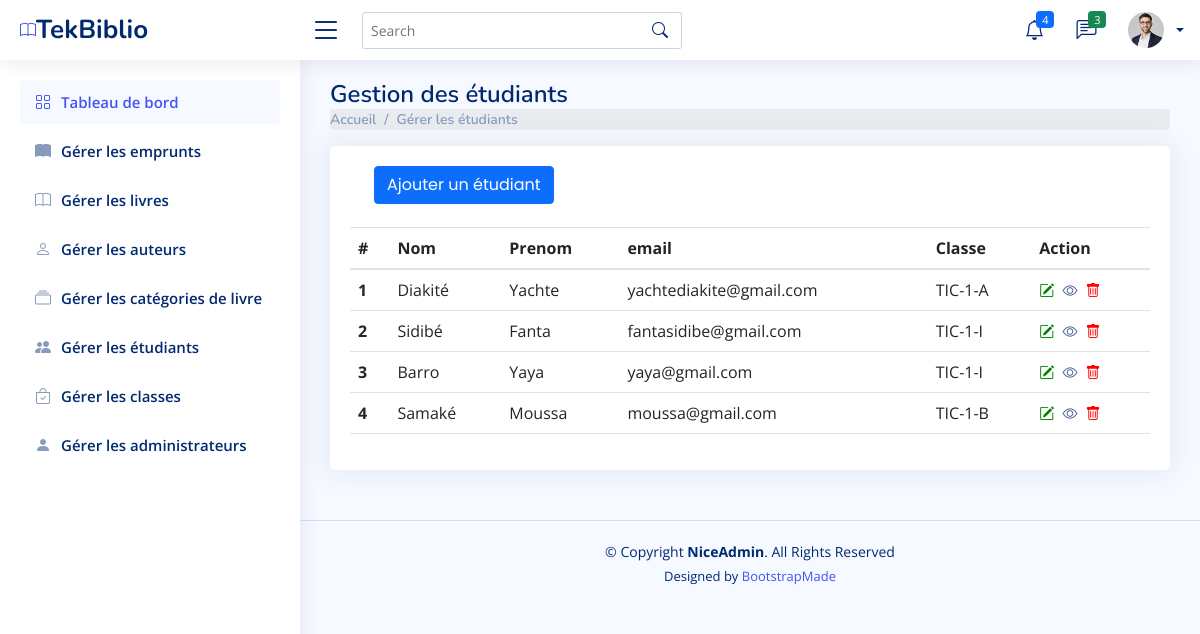
/education/admin/etudiant.php, run on the app's committed database.
### tables this page shows
CREATE TABLE IF NOT EXISTS `eleve` (
  `id_eleve` int NOT NULL AUTO_INCREMENT,
  `nom` varchar(50) NOT NULL,
  `prenom` varchar(100) NOT NULL,
  `email` varchar(100) NOT NULL,
  `mot_de_passe_eleve` varchar(100) NOT NULL,
  `otp_eleve` varchar(6) DEFAULT NULL,
  `id_classe` int NOT NULL,
  PRIMARY KEY (`id_eleve`),
  UNIQUE KEY `email` (`email`),
  KEY `id_classe` (`id_classe`),
  KEY `email_2` (`email`)
);

CREATE TABLE IF NOT EXISTS `classe` (
  `id_classe` int NOT NULL AUTO_INCREMENT,
  `libelle` varchar(50) NOT NULL,
  `effectif` int DEFAULT NULL,
  PRIMARY KEY (`id_classe`)
);

### education/admin/etudiant.php (the view, shortened to what this page needs)
<?php
    require "includes/header.php";
?>
    <main id="main" class="main">
        <div class="pagetitle">
            <h1>Gestion des étudiants</h1>
            <nav>
                <ol class="breadcrumb">
                    <li class="breadcrumb-item"><a href="index.html">Accueil</a></li>
                    <li class="breadcrumb-item">Gérer les étudiants</li>
                </ol>
            </nav>
        </div>
        <section class="section">
            <div class="row">
                <div class="col-lg-12">
                    <div class="card">
                        <div class="card-body">
                            <div class="card-title">
                                <div class="container">
                                <div class="row">
                                    <div class="col-md-12 text-left">
                                    <button type="button" class="btn btn-primary" data-toggle="modal" data-target="#ajouterEtudiantModal">
                                        Ajouter un étudiant
                                    </button>
                                    </div>
                                </div>
                                </div>
                            </div>
                            <?php
                                $datas = $bd->lire("eleve INNER JOIN classe ON eleve.id_classe = classe.id_classe;", "id_eleve, eleve.nom, eleve.prenom, eleve.email, classe.libelle");
                                $colonnes = array("Nom", "Prenom", "email", "Classe");
                                echo $bd->afficher($colonnes, $datas, ["nom", "prenom", "email", "libelle"], "etudiant.php");
                            ?>
                        </div>
                    </div>
            </div>
        </section>
    </main>
<?php include('includes/footer.php'); ?>

### education/database.php (shortened to what this page needs)
<?php
class Database {
    private $host;
    private $username;
    private $password;
    private $dbname;
    private $conn;
    public function __construct($host, $username, $password, $dbname) {
        $this->host = $host;
        $this->username = $username;
        $this->password = $password;
        $this->dbname = $dbname;
      }
    public function connecter() {
      try {
        $dsn = "mysql:host=" . $this->host . ";dbname=" . $this->dbname;
        $this->conn = new PDO($dsn, $this->username, $this->password);
        $this->conn->setAttribute(PDO::ATTR_ERRMODE, PDO::ERRMODE_EXCEPTION);
        return $this->conn;
      } catch(PDOException $e) {
        echo "Connexion à la base de donnée échouée: " . $e->getMessage();
      }
    }
      public function lire($table, $columns = "*", $condition = "") {
        try {
          $sql = "SELECT " . $columns . " FROM " . $table;
          $stmt = $this->conn->prepare($sql);
          $stmt->execute();
          $result = $stmt->fetchAll(PDO::FETCH_ASSOC);
          return $result;
        } catch(PDOException $e) {
          echo "Read failed: " . $e->getMessage();
          return false;
        }
      }
      public function afficher($columns, $data, $selectedColumns = [], $url) {
        $num = 1;
        $output = '<table id="example" class="table">';
        $output .= '<thead><tr>';
        $output .= '<th scope="col">#</th>';
        foreach($columns as $column) {
            $output .= '<th scope="col">' . $column . '</th>';
        }
        $output .= '<th scope="col">Action</th>';
        $output .= '</tr></thead><tbody>';
        foreach($data as $row) {
            $output .= '<tr>';
            $output .= '<input type="hidden" class="id" name="id" value="'. $row[array_key_first($row)] .'" />';
            $output .= '<th scope="row">' . $num . '</th>';
            if (!empty($selectedColumns)) {
                foreach($selectedColumns as $column) {
                    $output .= '<td>' . $row[$column] . '</td>';
                }
            } else {
                foreach($row as $key => $value) {
                    $output .= '<td>' . $value . '</td>';
                }
            }
            $output .= '<td>';
            $output .= '<a href="' . $url . '?action=modifier&id=' . $row[array_key_first($row)] . '"><i class="bi bi-pencil-square modifier" style="color: green; font-size: 15px; margin-top: 7px; margin-right: 4px;"></i></a> ';
            $output .= '<a href="' . $url . '?action=voir&id=' . $row[array_key_first($row)] . '"><i class="bi bi-eye" style="color: #4D6194; font-size: 15px; margin-top: 7px; margin-right: 4px;"></i></a> ';
            $output .= '<a href="' . $url . '?action=supprimer&id=' . $row[array_key_first($row)] . '"><i class="bi bi-trash" style="color: red; font-size: 15px; margin-top: 7px; margin-right: 2px;"></i></a>';
            $output .= '</td>';
            $output .= '</tr>';
            $num++;
        }
        $output .= '</tbody></table>';
        return $output;
    }
  }
$bd = new Database(DB_HOST, DB_USER, DB_PASSWORD, DB_NAME);

### education/admin/assets/css/style.css (style rules this page uses)
:root { scroll-behavior: smooth; }
body { font-family: "Open Sans", sans-serif; background: #f6f9ff; color: #444444; }
a { color: #4154f1; text-decoration: none; }
h1, h2, h3, h4, h5, h6 { font-family: "Nunito", sans-serif; }
#main { margin-top: 60px; padding: 20px 30px; transition: all 0.3s; }
.pagetitle { margin-bottom: 10px; }
.pagetitle h1 { font-size: 24px; margin-bottom: 0; font-weight: 600; color: #012970; }
.card { margin-bottom: 30px; border: none; border-radius: 5px; box-shadow: 0px 0 30px rgba(1, 41, 112, 0.1); }
.card-title { padding: 20px 0 15px 0; font-size: 18px; font-weight: 500; color: #012970; font-family: "Poppins", sans-serif; }
.card-body { padding: 0 20px 20px 20px; }
.breadcrumb { font-size: 14px; font-family: "Nunito", sans-serif; color: #899bbd; font-weight: 600; }
.breadcrumb a { color: #899bbd; transition: 0.3s; }
.breadcrumb .breadcrumb-item::before { color: #899bbd; }
@media (min-width: 1200px) { #main, #footer { margin-left: 300px; } }

### data on the page
eleve: nom "Diakité", prenom "Yachte", email "yachtediakite@gmail.com", id_classe.libelle "TIC-1-A"
eleve: nom "Sidibé", prenom "Fanta", email "fantasidibe@gmail.com", id_classe.libelle "TIC-1-I"
eleve: nom "Barro", prenom "Yaya", email "yaya@gmail.com", id_classe.libelle "TIC-1-I"
eleve: nom "Samaké", prenom "Moussa", email "moussa@gmail.com", id_classe.libelle "TIC-1-B"

### other printed values
$column "Nom"
$column "Prenom"
$column "email"
$column "Classe"
